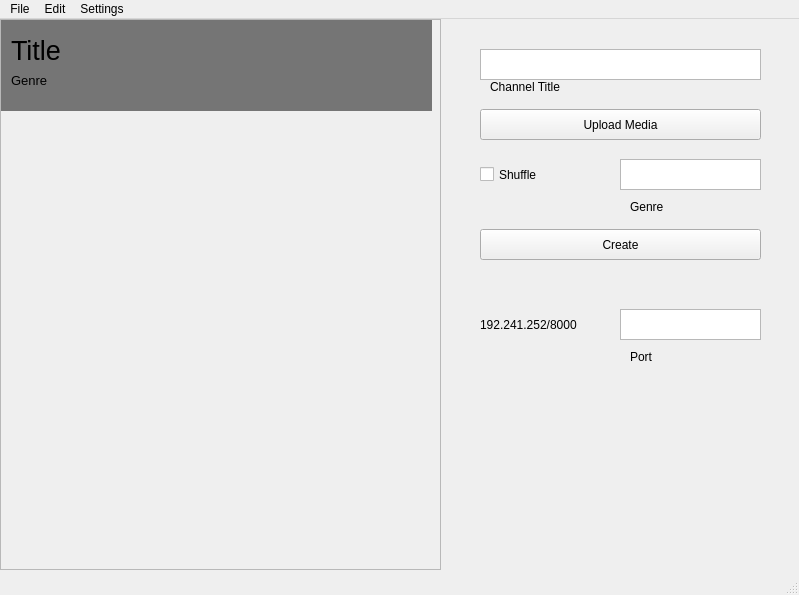
<?xml version="1.0" encoding="UTF-8"?>
<ui version="4.0">
 <class>MainWindow</class>
 <widget class="QMainWindow" name="MainWindow">
  <property name="geometry">
   <rect>
    <x>0</x>
    <y>0</y>
    <width>799</width>
    <height>595</height>
   </rect>
  </property>
  <property name="windowTitle">
   <string>MainWindow</string>
  </property>
  <property name="autoFillBackground">
   <bool>true</bool>
  </property>
  <widget class="QWidget" name="centralwidget">
   <widget class="QTextEdit" name="title">
    <property name="geometry">
     <rect>
      <x>480</x>
      <y>30</y>
      <width>281</width>
      <height>31</height>
     </rect>
    </property>
    <property name="toolTip">
     <string>Test</string>
    </property>
   </widget>
   <widget class="QLabel" name="label_title">
    <property name="geometry">
     <rect>
      <x>490</x>
      <y>60</y>
      <width>91</width>
      <height>16</height>
     </rect>
    </property>
    <property name="text">
     <string>Channel Title</string>
    </property>
   </widget>
   <widget class="QPushButton" name="Upload">
    <property name="geometry">
     <rect>
      <x>480</x>
      <y>90</y>
      <width>281</width>
      <height>31</height>
     </rect>
    </property>
    <property name="text">
     <string>Upload Media</string>
    </property>
   </widget>
   <widget class="QCheckBox" name="shuffle">
    <property name="geometry">
     <rect>
      <x>480</x>
      <y>140</y>
      <width>141</width>
      <height>31</height>
     </rect>
    </property>
    <property name="text">
     <string>Shuffle</string>
    </property>
   </widget>
   <widget class="QLabel" name="label_genre">
    <property name="geometry">
     <rect>
      <x>630</x>
      <y>180</y>
      <width>91</width>
      <height>16</height>
     </rect>
    </property>
    <property name="text">
     <string>Genre</string>
    </property>
   </widget>
   <widget class="QTextEdit" name="Genre">
    <property name="geometry">
     <rect>
      <x>620</x>
      <y>140</y>
      <width>141</width>
      <height>31</height>
     </rect>
    </property>
   </widget>
   <widget class="QPushButton" name="submit">
    <property name="geometry">
     <rect>
      <x>480</x>
      <y>210</y>
      <width>281</width>
      <height>31</height>
     </rect>
    </property>
    <property name="text">
     <string>Create</string>
    </property>
   </widget>
   <widget class="QLabel" name="label_ip">
    <property name="geometry">
     <rect>
      <x>480</x>
      <y>290</y>
      <width>141</width>
      <height>31</height>
     </rect>
    </property>
    <property name="text">
     <string>192.241.252/8000</string>
    </property>
   </widget>
   <widget class="QTextEdit" name="Port">
    <property name="geometry">
     <rect>
      <x>620</x>
      <y>290</y>
      <width>141</width>
      <height>31</height>
     </rect>
    </property>
   </widget>
   <widget class="QLabel" name="label_port">
    <property name="geometry">
     <rect>
      <x>630</x>
      <y>330</y>
      <width>91</width>
      <height>16</height>
     </rect>
    </property>
    <property name="text">
     <string>Port</string>
    </property>
   </widget>
   <widget class="QScrollArea" name="channelsScrollArea">
    <property name="geometry">
     <rect>
      <x>0</x>
      <y>0</y>
      <width>441</width>
      <height>551</height>
     </rect>
    </property>
    <property name="widgetResizable">
     <bool>true</bool>
    </property>
    <widget class="QWidget" name="scrollAreaWidgetContents">
     <property name="geometry">
      <rect>
       <x>0</x>
       <y>0</y>
       <width>437</width>
       <height>547</height>
      </rect>
     </property>
     <widget class="QWidget" name="widget" native="true">
      <property name="geometry">
       <rect>
        <x>0</x>
        <y>0</y>
        <width>431</width>
        <height>91</height>
       </rect>
      </property>
      <property name="autoFillBackground">
       <bool>false</bool>
      </property>
      <property name="styleSheet">
       <string notr="true">#widget {
    background-color: #757575;
}</string>
      </property>
      <widget class="QLabel" name="title_2">
       <property name="geometry">
        <rect>
         <x>10</x>
         <y>10</y>
         <width>91</width>
         <height>41</height>
        </rect>
       </property>
       <property name="font">
        <font>
         <pointsize>20</pointsize>
        </font>
       </property>
       <property name="text">
        <string>Title</string>
       </property>
      </widget>
      <widget class="QLabel" name="title_3">
       <property name="geometry">
        <rect>
         <x>10</x>
         <y>40</y>
         <width>91</width>
         <height>41</height>
        </rect>
       </property>
       <property name="font">
        <font>
         <pointsize>10</pointsize>
        </font>
       </property>
       <property name="autoFillBackground">
        <bool>false</bool>
       </property>
       <property name="text">
        <string>Genre</string>
       </property>
      </widget>
     </widget>
    </widget>
   </widget>
  </widget>
  <widget class="QMenuBar" name="menubar">
   <property name="geometry">
    <rect>
     <x>0</x>
     <y>0</y>
     <width>799</width>
     <height>33</height>
    </rect>
   </property>
   <widget class="QMenu" name="menuFile">
    <property name="title">
     <string>File</string>
    </property>
    <addaction name="view_media_file"/>
    <addaction name="view_channels_file"/>
    <addaction name="separator"/>
    <addaction name="exit_file"/>
   </widget>
   <widget class="QMenu" name="menuEdit">
    <property name="title">
     <string>Edit</string>
    </property>
    <addaction name="create_channel_edit"/>
    <addaction name="add_media_edit"/>
    <addaction name="separator"/>
   </widget>
   <widget class="QMenu" name="menuSettings">
    <property name="title">
     <string>Settings</string>
    </property>
   </widget>
   <addaction name="menuFile"/>
   <addaction name="menuEdit"/>
   <addaction name="menuSettings"/>
  </widget>
  <widget class="QStatusBar" name="statusbar"/>
  <action name="view_media_file">
   <property name="enabled">
    <bool>true</bool>
   </property>
   <property name="text">
    <string>View Media Folder</string>
   </property>
   <property name="shortcut">
    <string>Ctrl+Shift+O</string>
   </property>
  </action>
  <action name="create_channel_edit">
   <property name="text">
    <string>New Channel</string>
   </property>
   <property name="shortcut">
    <string>Ctrl+N</string>
   </property>
  </action>
  <action name="add_media_edit">
   <property name="text">
    <string>Add Media</string>
   </property>
   <property name="shortcut">
    <string>Ctrl+O</string>
   </property>
  </action>
  <action name="actionHi">
   <property name="text">
    <string>Hi</string>
   </property>
  </action>
  <action name="view_channels_file">
   <property name="text">
    <string>Channels</string>
   </property>
   <property name="shortcut">
    <string>Ctrl+Shift+N</string>
   </property>
  </action>
  <action name="exit_file">
   <property name="text">
    <string>Exit</string>
   </property>
   <property name="shortcut">
    <string>Ctrl+Q</string>
   </property>
  </action>
 </widget>
 <resources/>
 <connections/>
</ui>
